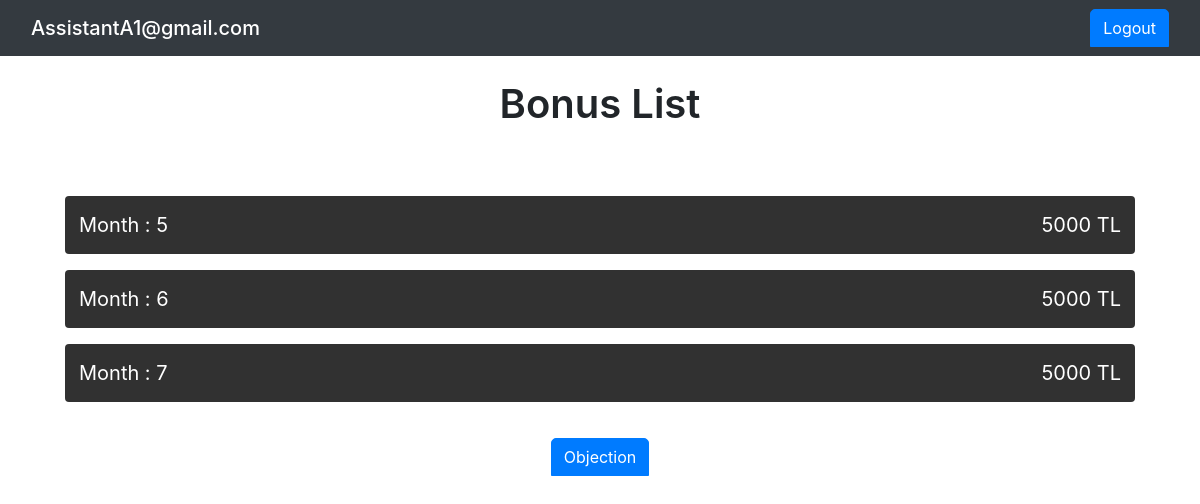
The app's page /bonusesList/bonusesList.php (signed in) with its own data.
### tables this page shows
CREATE TABLE `reward` (
  `reward_id` int(11) NOT NULL,
  `assistant_id` int(11) NOT NULL,
  `reward_month` int(11) NOT NULL,
  `reward_year` int(11) NOT NULL,
  `reward_amount` int(11) NOT NULL DEFAULT 0,
  `reward_comment` varchar(30) DEFAULT NULL
);

### bonusesList/bonusesList.php (the view, shortened to what this page needs)
<!DOCTYPE html>
<html lang="en">
<head>
    <link href="https://stackpath.bootstrapcdn.com/bootstrap/4.5.2/css/bootstrap.min.css" rel="stylesheet">
    <link rel="stylesheet" href="bonusList.css">
</head>
<body>
<nav class="navbar bg-dark text-white">
    <div class="container-fluid">
        <span class="navbar-brand mb-0 h1">
<?php
if (isset($_SESSION["email"]) && !empty($_SESSION["email"])) {
    echo $_SESSION["email"];
} else {
    header("Location: ../login/login.php");
    exit;
}
?>
</span>
<span><a class="btn btn-primary" href="../login/logout.php">Logout</a></span>
  </div>
</nav>
<div class="container">
    <h1 class="mt-4 mb-5 text-center">Bonus List</h1>
    <div class="bonus-list">
        <?php
        require_once '../php/config.php';
        $assistant_id = $_SESSION["assistant_id"];
        $sql = "SELECT * FROM reward WHERE assistant_id = ? ORDER BY reward_id ASC";
        $stmt = mysqli_prepare($db, $sql);
        mysqli_stmt_bind_param($stmt, "i", $assistant_id);
        mysqli_stmt_execute($stmt);
        $result = mysqli_stmt_get_result($stmt);
        $hasBonusItems = false;
        if ($result && mysqli_num_rows($result) > 0) {
            $hasBonusItems = true;
            while ($row = mysqli_fetch_assoc($result)) {
                echo '<div class="bonus mb-3 rounded">';
                echo '<div class="row justify-content-between">';
                echo '<p>Month : ' . $row['reward_month'] . '</p>';
                echo '<p>' . $row['reward_amount'] . ' TL</p>';
                echo '</div>';
                echo '</div>';
            }
        } else {
            echo '<p>No bonus items found.</p>';
        }
        ?>
    </div>
</div>
<?php if ($hasBonusItems): ?>
    <div><button class="btn btn-primary d-block objection-btn m-auto">Objection</button></div>
<?php endif; ?>
</body>
</html>

### bonusesList/bonusList.css (style rules this page uses)
h1 { font-weight: 600 !important; }
.bonus-list { padding: 20px; border-radius: 10px; }
.bonus { background-color: #313131; color: white; }
.row { margin: 0; }
p { margin: 0; padding: 14px; font-size: 20px; }
.btn { border-top-left-radius: 5px; border-top-right-radius: 5px; border-bottom-left-radius: 0; border-bottom-right-radius: 0; }

### records on screen
reward: reward_month "5", reward_amount "5000"
reward: reward_month "6", reward_amount "5000"
reward: reward_month "7", reward_amount "5000"

### other values on screen
$_SESSION["email"] "AssistantA1@gmail.com"
